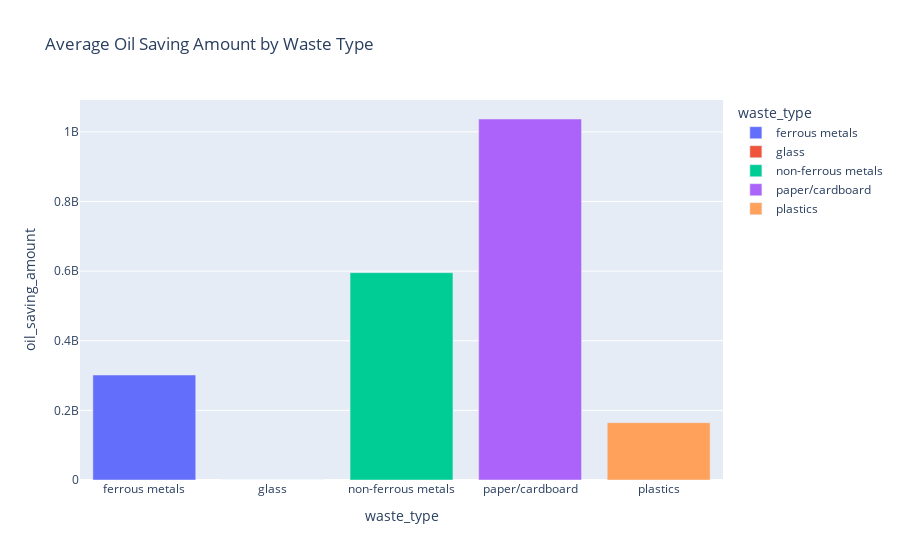

Notebook code cell kept with this figure:
### Code cell
# Calculate average oil saving amount for each waste type
average_oil_saving = df_energy_save.groupby('waste_type')['oil_saving_amount'].mean().reset_index()

# Plot the bar graph
fig = px.bar(average_oil_saving, x="waste_type", y="oil_saving_amount", color="waste_type", title="Average Oil Saving Amount by Waste Type")
fig.show()

### Figure 1 — Plotly figure (JSON) as saved in the notebook; plotly's stock layout.template omitted (floating-point values rounded to 4 significant figures)
{"data": [{"alignmentgroup": "True", "hovertemplate": "waste_type=%{x}<br>oil_saving_amount=%{y}<extra></extra>", "legendgroup": "ferrous metals", "marker": {"color": "#636efa", "pattern": {"shape": ""}}, "name": "ferrous metals", "offsetgroup": "ferrous metals", "orientation": "v", "showlegend": true, "textposition": "auto", "type": "bar", "x": ["ferrous metals"], "xaxis": "x", "y": [301603920], "yaxis": "y"}, {"alignmentgroup": "True", "hovertemplate": "waste_type=%{x}<br>oil_saving_amount=%{y}<extra></extra>", "legendgroup": "glass", "marker": {"color": "#EF553B", "pattern": {"shape": ""}}, "name": "glass", "offsetgroup": "glass", "orientation": "v", "showlegend": true, "textposition": "auto", "type": "bar", "x": ["glass"], "xaxis": "x", "y": [227700.0], "yaxis": "y"}, {"alignmentgroup": "True", "hovertemplate": "waste_type=%{x}<br>oil_saving_amount=%{y}<extra></extra>", "legendgroup": "non-ferrous metals", "marker": {"color": "#00cc96", "pattern": {"shape": ""}}, "name": "non-ferrous metals", "offsetgroup": "non-ferrous metals", "orientation": "v", "showlegend": true, "textposition": "auto", "type": "bar", "x": ["non-ferrous metals"], "xaxis": "x", "y": [595500000.0], "yaxis": "y"}, {"alignmentgroup": "True", "hovertemplate": "waste_type=%{x}<br>oil_saving_amount=%{y}<extra></extra>", "legendgroup": "paper/cardboard", "marker": {"color": "#ab63fa", "pattern": {"shape": ""}}, "name": "paper/cardboard", "offsetgroup": "paper/cardboard", "orientation": "v", "showlegend": true, "textposition": "auto", "type": "bar", "x": ["paper/cardboard"], "xaxis": "x", "y": [1036982100], "yaxis": "y"}, {"alignmentgroup": "True", "hovertemplate": "waste_type=%{x}<br>oil_saving_amount=%{y}<extra></extra>", "legendgroup": "plastics", "marker": {"color": "#FFA15A", "pattern": {"shape": ""}}, "name": "plastics", "offsetgroup": "plastics", "orientation": "v", "showlegend": true, "textposition": "auto", "type": "bar", "x": ["plastics"], "xaxis": "x", "y": [164639200], "yaxis": "y"}], "layout": {"barmode": "relative", "legend": {"title": {"text": "waste_type"}, "tracegroupgap": 0}, "title": {"text": "Average Oil Saving Amount by Waste Type"}, "xaxis": {"anchor": "y", "categoryarray": ["ferrous metals", "glass", "non-ferrous metals", "paper/cardboard", "plastics"], "categoryorder": "array", "domain": [0, 1], "title": {"text": "waste_type"}}, "yaxis": {"anchor": "x", "domain": [0, 1], "title": {"text": "oil_saving_amount"}}}}
